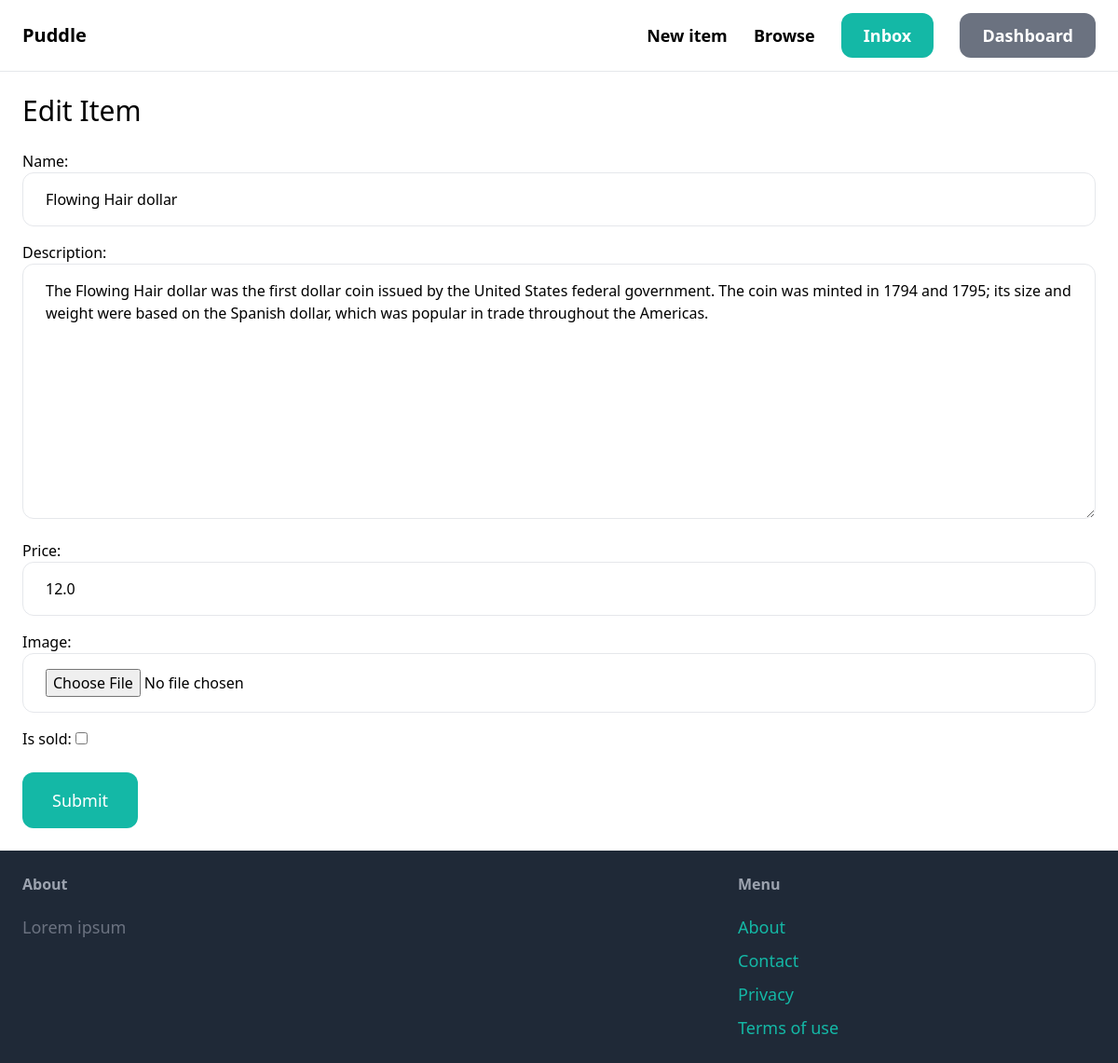
Screenshot of /items/11/edit/ (signed in) with the database file from the repository.
### item/models.py (models this page shows, shortened)
class Item(models.Model):
    category = models.ForeignKey(Category, related_name='items', on_delete=models.CASCADE)
    name = models.CharField(max_length=255)
    description = models.TextField(blank=True, null=True)
    price = models.FloatField()
    image = models.ImageField(upload_to='item_images', blank=True, null=True)
    is_sold = models.BooleanField(default=False)
    created_at = models.DateTimeField(auto_now_add=True)
    created_by = models.ForeignKey(User, related_name='items', on_delete=models.CASCADE)

### item/views.py (the view)
# urls.py: path('<int:pk>/edit/', views.edit, name='edit'),
@login_required
def edit(request, pk):
    item = get_object_or_404(Item, pk=pk, created_by=request.user)
    if request.method == 'POST':
        form = EditItemForm(request.POST, request.FILES, instance=item)
        if form.is_valid():
            form.save()
            return redirect('item:detail', pk=item.id)
    else:
        form = EditItemForm(instance=item)
    return render(request, 'form.html',{
        'form': form,
        'title': 'Edit Item',
    })

### item/forms.py
class EditItemForm(forms.ModelForm):
    class Meta:
        model = Item
        fields = ['name', 'description', 'price', 'image', 'is_sold']
        widgets = {
            'name': forms.TextInput(attrs={
                'class': INPUT_CLASSES
            }),
            'description': forms.Textarea(attrs={
                'class': INPUT_CLASSES
            }),
            'price': forms.TextInput(attrs={
                'class': INPUT_CLASSES
            }),
            'image': forms.FileInput(attrs={
                'class': INPUT_CLASSES
            }),
        }

### item/templates/form.html (shortened to what this page needs)
{% extends 'core/base.html' %}
{% block content %}
<h1 class="mb-6 text-3xl">{{title}}</h1>
<form method="post" action="." enctype="multipart/form-data">
    <div class="space-y-4">
        {{ form.as_p }}
    </div>
    <button class="mt-6 py-4 px-8 text-lg bg-teal-500 hover:bg-teal-700 rounded-xl text-white">Submit</button>
</form>
{% endblock %}

### rows the page displays
Item: name "Flowing Hair dollar", description "The Flowing Hair dollar was the first dollar coin issued by the United States federal government. The coin was minted in 1794 and 1795; its size and weight were based on the Spanish dollar, which was popular in trade throughout the Americas.", price "12.0"

### other values shown
{{ title }} "Edit Item"
